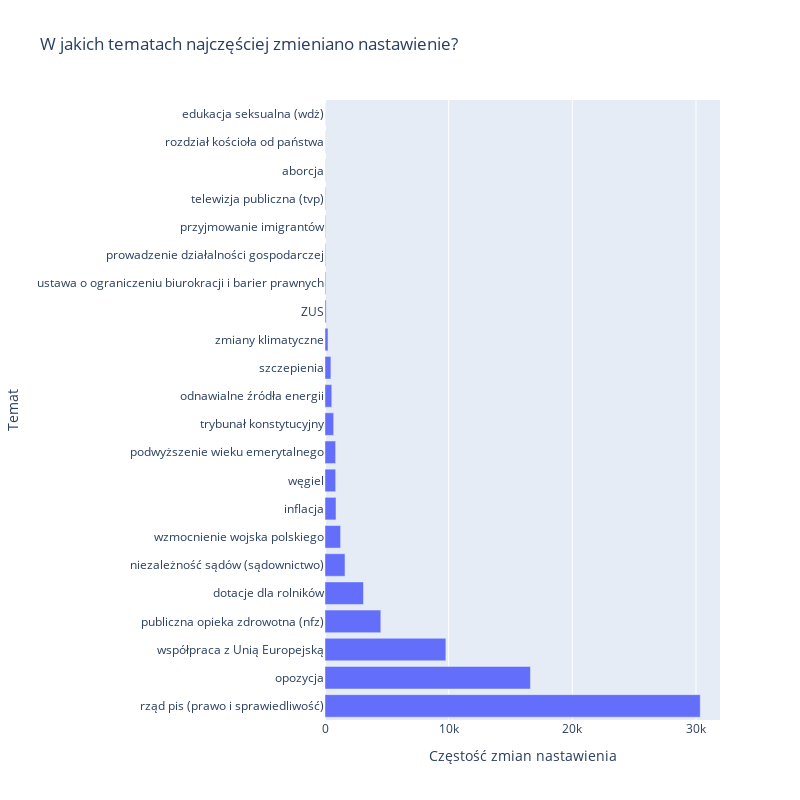
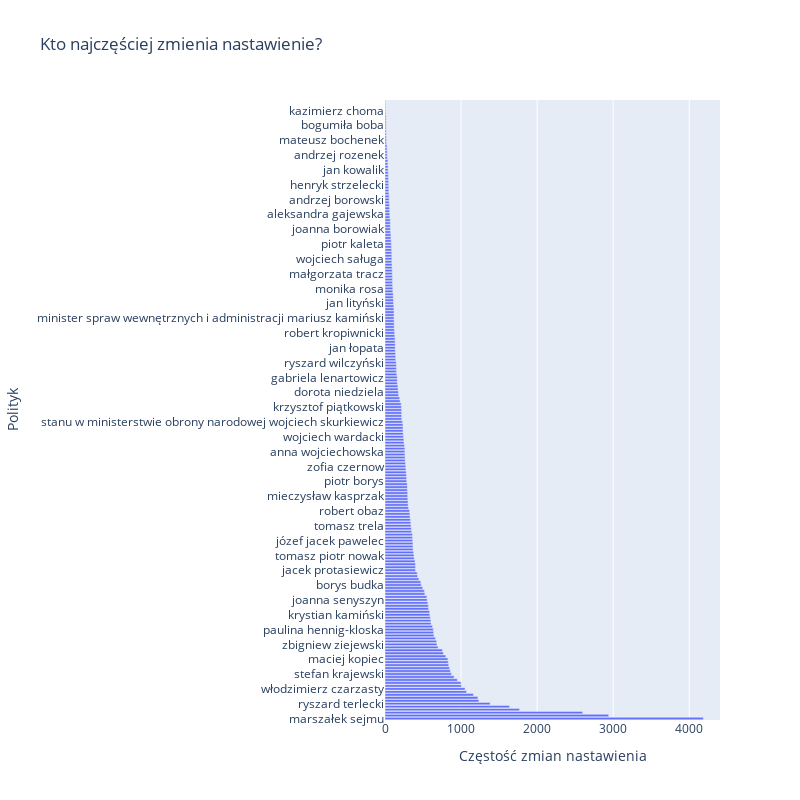
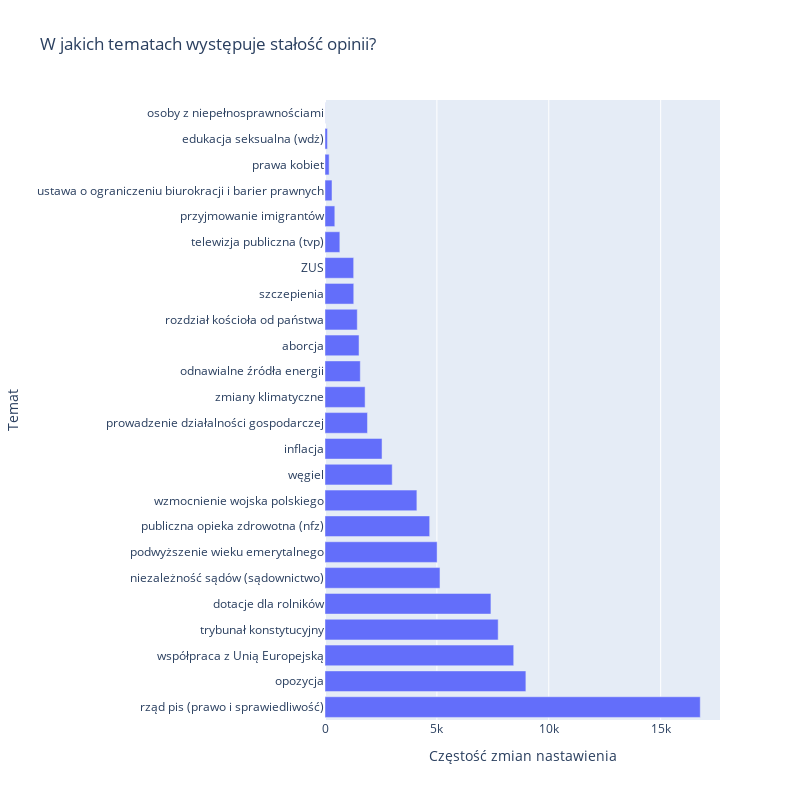

The code cell stored with these charts, in order, in its notebook:
### Code cell
df, data_with_changed_stance, data_with_no_changed_stance = stance_analysis('df_sejm_keywords_all', False)
topics_with_changed_stance = data_with_changed_stance['topic'].unique()

### Figure 1 — Plotly figure (JSON) as saved in the notebook; plotly's stock layout.template omitted (floating-point values rounded to 4 significant figures)
{"data": [{"alignmentgroup": "True", "hovertemplate": "Częstość zmian nastawienia=%{x}<br>Temat=%{y}<extra></extra>", "legendgroup": "", "marker": {"color": "#636efa", "pattern": {"shape": ""}}, "name": "", "offsetgroup": "", "orientation": "h", "showlegend": false, "textposition": "auto", "type": "bar", "x": [30344, 16613, 9772, 4513, 3114, 1616, 1260, 890, 864, 860, 701, 548, 476, 242, 93, 56, 44, 40, 32, 13, 9, 5], "xaxis": "x", "y": ["rząd pis (prawo i sprawiedliwość)", "opozycja", "współpraca z Unią Europejską", "publiczna opieka zdrowotna (nfz)", "dotacje dla rolników", "niezależność sądów (sądownictwo)", "wzmocnienie wojska polskiego", "inflacja", "węgiel", "podwyższenie wieku emerytalnego", "trybunał konstytucyjny", "odnawialne źródła energii", "szczepienia", "zmiany klimatyczne", "ZUS", "ustawa o ograniczeniu biurokracji i barier prawnych", "prowadzenie działalności gospodarczej", "przyjmowanie imigrantów", "telewizja publiczna (tvp)", "aborcja", "rozdział kościoła od państwa", "edukacja seksualna (wdż)"], "yaxis": "y"}], "layout": {"barmode": "relative", "height": 800, "legend": {"tracegroupgap": 0}, "title": {"text": "W jakich tematach najczęściej zmieniano nastawienie?"}, "width": 800, "xaxis": {"anchor": "y", "domain": [0, 1], "title": {"text": "Częstość zmian nastawienia"}}, "yaxis": {"anchor": "x", "domain": [0, 1], "title": {"text": "Temat"}}}}

### Figure 2 — Plotly figure (JSON) as saved in the notebook; plotly's stock layout.template omitted (floating-point values rounded to 4 significant figures; data arrays with more than 128 entries replaced by an {"elided": "..."} marker saying what was removed)
{"data": [{"alignmentgroup": "True", "hovertemplate": "Częstość zmian nastawienia=%{x}<br>Polityk=%{y}<extra></extra>", "legendgroup": "", "marker": {"color": "#636efa", "pattern": {"shape": ""}}, "name": "", "offsetgroup": "", "orientation": "h", "showlegend": false, "textposition": "auto", "type": "bar", "x": {"elided": "209 int values"}, "xaxis": "x", "y": {"elided": "209 str values"}, "yaxis": "y"}], "layout": {"barmode": "relative", "height": 800, "legend": {"tracegroupgap": 0}, "title": {"text": "Kto najczęściej zmienia nastawienie?"}, "width": 800, "xaxis": {"anchor": "y", "domain": [0, 1], "title": {"text": "Częstość zmian nastawienia"}}, "yaxis": {"anchor": "x", "domain": [0, 1], "title": {"text": "Polityk"}}}}

### Figure 3 — Plotly figure (JSON) as saved in the notebook; plotly's stock layout.template omitted (floating-point values rounded to 4 significant figures)
{"data": [{"alignmentgroup": "True", "hovertemplate": "Częstość zmian nastawienia=%{x}<br>Temat=%{y}<extra></extra>", "legendgroup": "", "marker": {"color": "#636efa", "pattern": {"shape": ""}}, "name": "", "offsetgroup": "", "orientation": "h", "showlegend": false, "textposition": "auto", "type": "bar", "x": [16769, 8977, 8433, 7739, 7415, 5138, 5011, 4678, 4106, 3003, 2549, 1898, 1792, 1577, 1521, 1442, 1285, 1281, 663, 439, 313, 185, 109, 7], "xaxis": "x", "y": ["rząd pis (prawo i sprawiedliwość)", "opozycja", "współpraca z Unią Europejską", "trybunał konstytucyjny", "dotacje dla rolników", "niezależność sądów (sądownictwo)", "podwyższenie wieku emerytalnego", "publiczna opieka zdrowotna (nfz)", "wzmocnienie wojska polskiego", "węgiel", "inflacja", "prowadzenie działalności gospodarczej", "zmiany klimatyczne", "odnawialne źródła energii", "aborcja", "rozdział kościoła od państwa", "szczepienia", "ZUS", "telewizja publiczna (tvp)", "przyjmowanie imigrantów", "ustawa o ograniczeniu biurokracji i barier prawnych", "prawa kobiet", "edukacja seksualna (wdż)", "osoby z niepełnosprawnościami"], "yaxis": "y"}], "layout": {"barmode": "relative", "height": 800, "legend": {"tracegroupgap": 0}, "title": {"text": "W jakich tematach występuje stałość opinii?"}, "width": 800, "xaxis": {"anchor": "y", "domain": [0, 1], "title": {"text": "Częstość zmian nastawienia"}}, "yaxis": {"anchor": "x", "domain": [0, 1], "title": {"text": "Temat"}}}}
